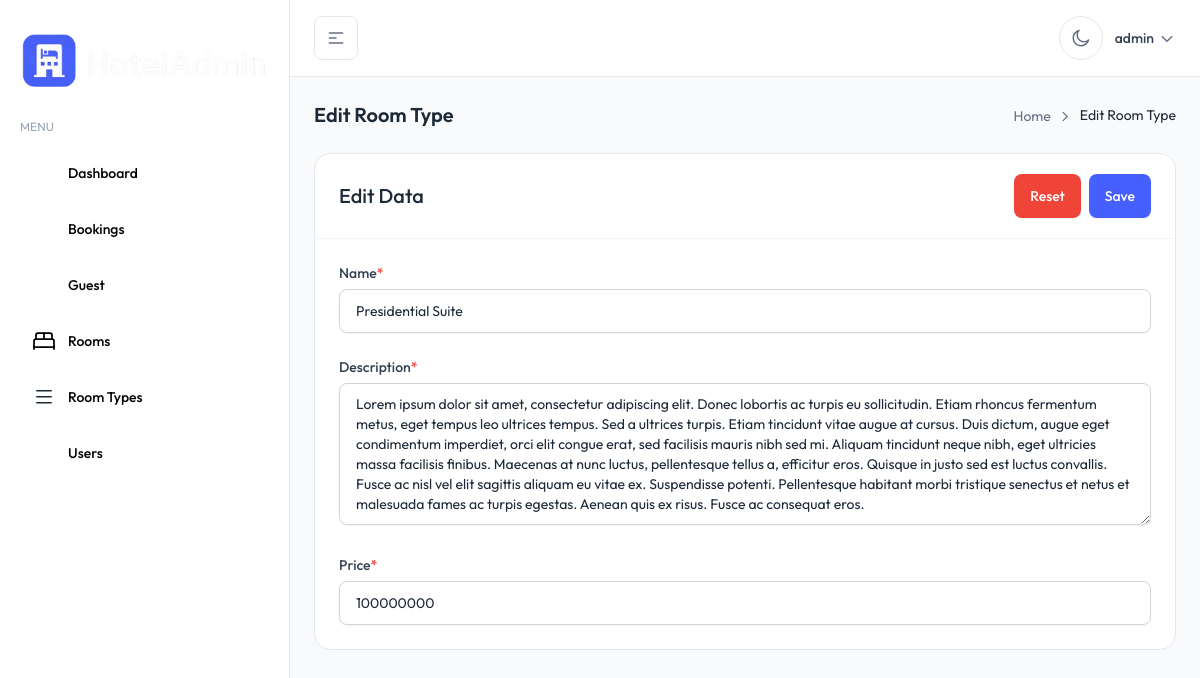
The app's page /room-types/form-room-types.php?id=2&msg=editing (signed in) with its own data.
### tables this page shows
CREATE TABLE `room_types` (
  `id` int(11) NOT NULL,
  `name` varchar(100) NOT NULL,
  `description` text NOT NULL,
  `price` int(11) NOT NULL
);

### config/function.php (called while the page is built, shortened)
<?php
function getData($sql){
    global $koneksi;
    $result = mysqli_query($koneksi, $sql);
    $rows = [];
    while ($row = mysqli_fetch_assoc($result)){
        $rows[] = $row;
    }
    return $rows;
}
?>

### room-types/form-room-types.php (the view, shortened to what this page needs)
<?php
require_once '../config/config.php';
require_once '../config/function.php';
include_once '../template/header.php';
include_once '../template/sidebar.php';
include_once '../template/navbar.php';
if (isset($_GET['msg'])) {
    $msg = $_GET['msg'];
    $id = $_GET['id'];
    $sqlEdit = "SELECT * FROM room_types WHERE id = $id";
    $roomType = getData($sqlEdit)[0];
} else {
    $msg = '';
}
?>
<main>
    <div class="mx-auto max-w-(--breakpoint-2xl) p-4 md:p-6">
        <div x-data="{ pageName: `<?= $msg != '' ? 'Edit' : 'Tambah' ?> Room Type`}">
            <?php require_once '../template/partials/breadcrumb.php'; ?>
        </div>
        <div class="rounded-2xl border border-gray-200 bg-white dark:border-gray-800 dark:bg-white/[0.03]">
            <form action="" method="post">
                <div class="flex justify-between items-center px-5 py-4 sm:px-6 sm:py-5">
                    <h3 class="text-xl font-medium text-gray-800 dark:text-white/90">
                        <?= $msg != '' ? 'Edit' : 'Input' ?> Data
                    </h3>
                    <div class="flex gap-2">
                        <button type="reset" name="reset"
                            class="inline-flex items-center gap-2 px-4 py-3 text-sm font-medium text-white transition rounded-lg bg-error-500 shadow-theme-xs hover:bg-error-600">
                            Reset
                        </button>
                        <button type="submit" name="simpan"
                            class="inline-flex items-center gap-2 px-4 py-3 text-sm font-medium text-white transition rounded-lg bg-brand-500 shadow-theme-xs hover:bg-brand-600">
                            Save
                        </button>
                    </div>
                </div>
                <div class="space-y-6 border-t border-gray-100 p-5 sm:p-6 dark:border-gray-800">
                    <div>
                        <label class="mb-1.5 block text-sm font-medium text-gray-700 dark:text-gray-400">
                            Name<span class="text-error-500">*</span>
                        </label>
                        <input type="text" name="name" value="<?= $msg != '' ? $roomType['name'] : null ?>"
                            class="dark:bg-dark-900 shadow-theme-xs focus:border-brand-300 focus:ring-brand-500/10 dark:focus:border-brand-800 h-11 w-full rounded-lg border border-gray-300 bg-transparent px-4 py-2.5 text-sm text-gray-800 placeholder:text-gray-400 focus:ring-3 focus:outline-hidden dark:border-gray-700 dark:bg-gray-900 dark:text-white/90 dark:placeholder:text-white/30" />
                    </div>
                    <div>
                        <label class="mb-1.5 block text-sm font-medium text-gray-700 dark:text-gray-400">
                            Description<span class="text-error-500">*</span>
                        </label>
                        <textarea name="description" placeholder="Enter Description..." type="text" rows="6"
                            class="dark:bg-dark-900 shadow-theme-xs focus:border-brand-300 focus:ring-brand-500/10 dark:focus:border-brand-800 w-full rounded-lg border border-gray-300 bg-transparent px-4 py-2.5 text-sm text-gray-800 placeholder:text-gray-400 focus:ring-3 focus:outline-hidden dark:border-gray-700 dark:bg-gray-900 dark:text-white/90 dark:placeholder:text-white/30"><?= $msg != '' ? $roomType['description'] : null ?></textarea>
                    </div>
                    <div>
                        <label class="mb-1.5 block text-sm font-medium text-gray-700 dark:text-gray-400">
                            Price<span class="text-error-500">*</span>
                        </label>
                        <input name="price" type="text" oninput="validateNumericInput(this)"
                            value="<?= $msg != '' ? $roomType['price'] : null ?>"
                            class="dark:bg-dark-900 shadow-theme-xs focus:border-brand-300 focus:ring-brand-500/10 dark:focus:border-brand-800 h-11 w-full rounded-lg border border-gray-300 bg-transparent px-4 py-2.5 text-sm text-gray-800 placeholder:text-gray-400 focus:ring-3 focus:outline-hidden dark:border-gray-700 dark:bg-gray-900 dark:text-white/90 dark:placeholder:text-white/30" />
                    </div>
                </div>
            </form>
        </div>
    </div>
</main>
<?php include_once '../template/footer.php'; ?>

### records on screen
room_types: name "Presidential Suite", description "Lorem ipsum dolor sit amet, consectetur adipiscing elit. Donec lobortis ac turpis eu sollicitudin. Etiam rhoncus fermentum metus, eget tempus leo ultrices tempus. Sed a ultrices turpis. Etiam tincidunt vitae augue at cursus. Duis dictum, augue eget condimentum imperdiet, orci elit congue erat, sed facilisis mauris nibh sed mi. Aliquam tincidunt neque nibh, eget ultricies massa facilisis finibus. Maecenas at nunc luctus, pellentesque tellus a, efficitur eros. Quisque in justo sed est luctus convallis. Fusce ac nisl vel elit sagittis aliquam eu vitae ex. Suspendisse potenti. Pellentesque habitant morbi tristique senectus et netus et malesuada fames ac turpis egestas. Aenean quis ex risus.…", price "100000000"

### other values on screen
$_SESSION['ssUserHotel'] "admin"
